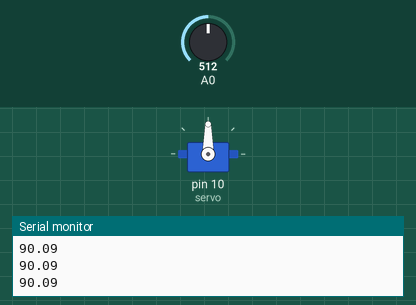
Bench run of a sketch on a simulated Arduino Uno, built with avr-gcc and run on an emulated ATmega328P. Shown: servo, the last lines printed to the serial monitor. The inputs (shaded band) are chosen by the test bench; at power-on: A0 = 512.

Above: at 1.2 s.
1.3 s: A0 set to 716
At 1.9 s:
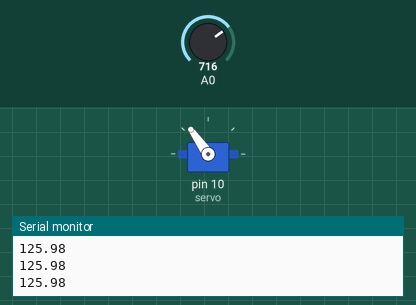
2.8 s: A0 set to 900
At 4.0 s:
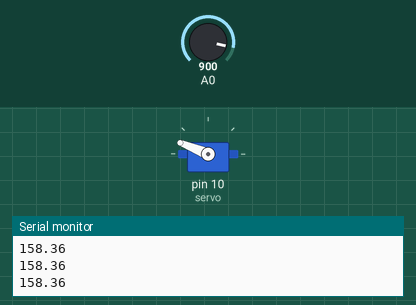
4.3 s: A0 set to 1023
At 5.5 s:
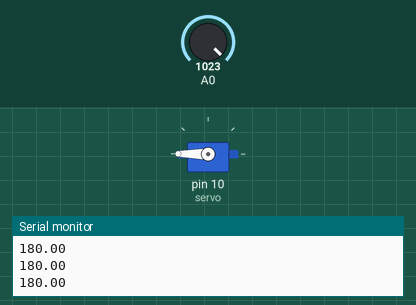
5.8 s: A0 set to 306
At 6.4 s:
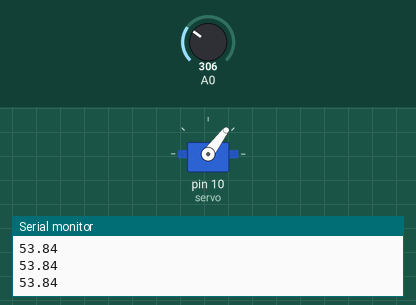
7.3 s: A0 set to 122
At 7.6 s:
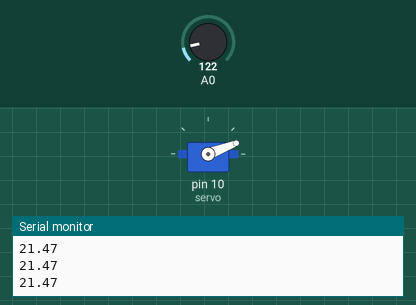
8.8 s: A0 set to 0
At 9.9 s:
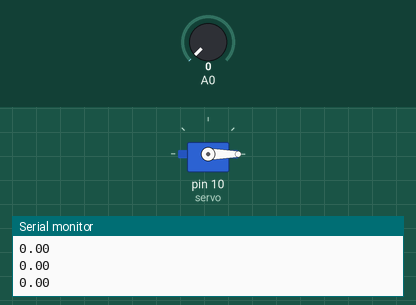
Timing chart, 0 to 11.3 s (numbered marks = the images above; inputs shaded):
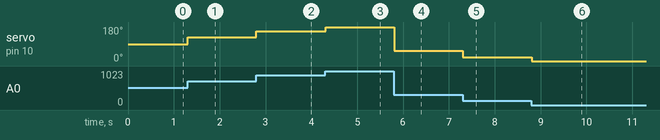

Measured:
- after the input at 1.3 s, servo on pin 10 (servo): 90° → 125° at once
- after the input at 2.8 s, servo on pin 10 (servo): 125° → 158° at once
- after the input at 4.3 s, servo on pin 10 (servo): 158° → 180° at once
- after the input at 5.8 s, servo on pin 10 (servo): 180° → 53° at once
- after the input at 7.3 s, servo on pin 10 (servo): 53° → 21° at once
- after the input at 8.8 s, servo on pin 10 (servo): 21° → 0° at once

The sketch:

potanch_i_servo.ino
```cpp
#include <Servo.h>
Servo servo;
void setup() {
Serial.begin(9600);
servo.attach(10);
pinMode(A0, INPUT);
}
void loop() {
  Serial.println(analogRead(A0)*0.175953079);
  delay(10);
  servo.write(analogRead(A0)*0.175953079);
}
```
